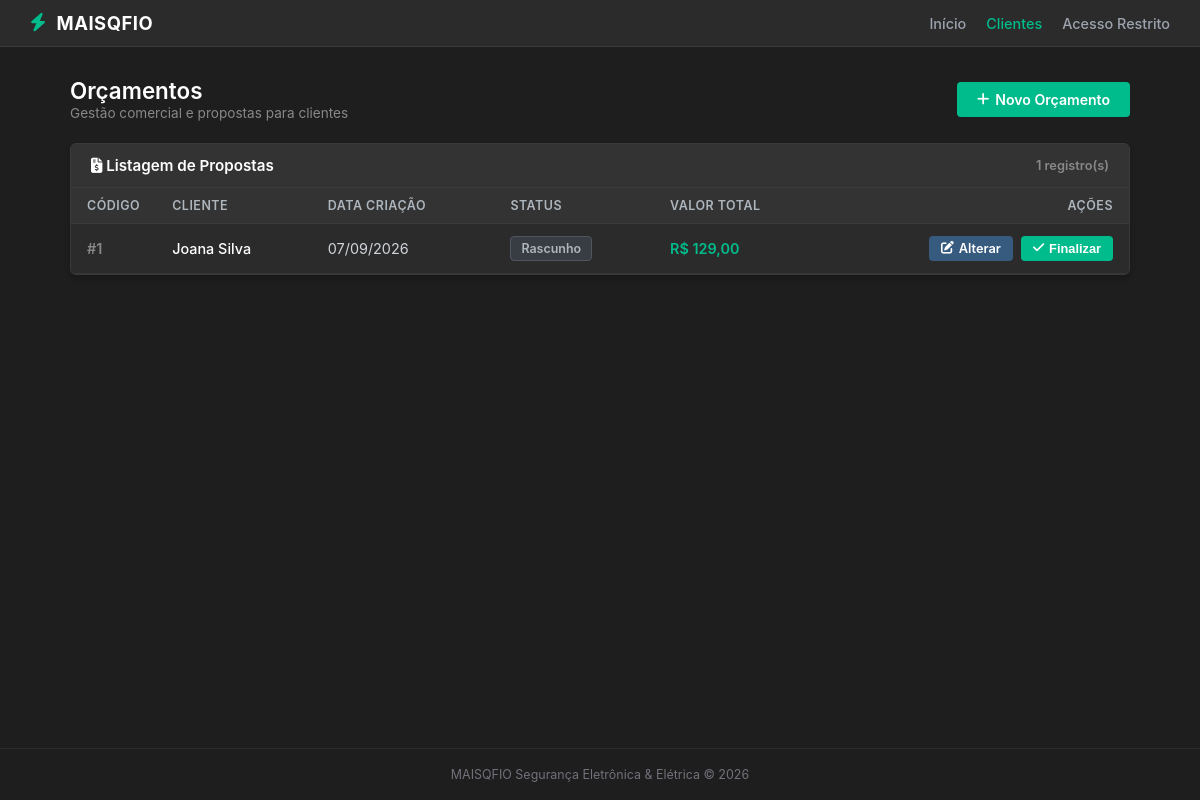
/orcamentos/ (signed in), run on the app's committed database.
### loja_app/models.py (models this page shows, shortened)
class Orcamento(models.Model):
    cliente = models.ForeignKey(Cliente, on_delete=models.CASCADE)
    descricao = models.TextField(blank=True, null=True)
    data_criacao = models.DateTimeField(auto_now_add=True)
    status = models.CharField(
        max_length=20,
        choices=[
            ("Rascunho", "Rascunho"),
            ("Enviado", "Enviado"),
            ("Aprovado", "Aprovado"),
            ("Rejeitado", "Rejeitado"),
            ("Finalizado", "Finalizado"),
        ],
        default="Rascunho"
    )
    data_finalizacao = models.DateTimeField(blank=True, null=True)
    @property
    def valor_total(self):
        total = 0
        for item in self.itens.all():
            total += item.quantidade * item.preco_unitario
        return total

class Cliente(models.Model):
    nome = models.CharField(max_length=200)
    telefone = models.CharField(max_length=20)
    cep = models.CharField(max_length=9)
    rua = models.CharField(max_length=200)
    bairro = models.CharField(max_length=200)
    numero = models.CharField(max_length=20, blank=True, null=True)
    cidade = models.CharField(max_length=200)
    estado = models.CharField(max_length=2)

class OrcamentoItem(models.Model):
    orcamento = models.ForeignKey(Orcamento, related_name="itens", on_delete=models.CASCADE)
    produto = models.ForeignKey(Produto, on_delete=models.CASCADE)
    quantidade = models.IntegerField(default=1)
    preco_unitario = models.DecimalField(max_digits=10, decimal_places=2)

### loja_app/views.py (the view)
# urls.py: path("orcamentos/", views.listar_orcamentos, name="orcamentos"),
@login_required(login_url="login")
def listar_orcamentos(request):
    orcamentos = Orcamento.objects.select_related("cliente").order_by("-data_criacao")
    return render(request, "loja_app/orcamentos.html", {"orcamentos": orcamentos})

### loja_app/templates/loja_app/orcamentos.html (shortened to what this page needs)
{% extends 'loja_app/base.html' %}
{% block content %}
<div style="display: flex; justify-content: space-between; align-items: center; margin-bottom: 22px;">
    <div>
        <h2 style="font-weight: 600; color: #fff; font-size: 1.4rem;">Orçamentos</h2>
        <span style="color: #888; font-size: 0.85rem;">Gestão comercial e propostas para clientes</span>
    </div>
    <a href="{% url 'novo_orcamento' %}" class="btn-green">
        <i class="fas fa-plus"></i> Novo Orçamento
    </a>
</div>
<div class="admin-card">
    <div class="admin-card-header">
        <span><i class="fas fa-file-invoice-dollar text-muted me-2"></i> Listagem de Propostas</span>
        <span style="font-size: 0.8rem; color: #888;">{{ orcamentos|length }} registro(s)</span>
    </div>
    <div style="overflow-x: auto;">
        <table class="admin-table">
            <thead>
                <tr>
                    <th style="width: 80px;">Código</th>
                    <th>Cliente</th>
                    <th>Data Criação</th>
                    <th>Status</th>
                    <th>Valor Total</th>
                    <th style="text-align: right;">Ações</th>
                </tr>
            </thead>
            <tbody>
                {% for orcamento in orcamentos %}
                    <tr>
                        <td style="color: #888; font-weight: 600;">#{{ orcamento.id }}</td>
                        <td style="color: #fff; font-weight: 500;">{{ orcamento.cliente.nome }}</td>
                        <td>{{ orcamento.data_criacao|date:"d/m/Y" }}</td>
                        <td>
                            {% if orcamento.status == "Finalizado" %}
                                <span class="badge-status-orc status-finalizado">Finalizado</span>
                            {% elif orcamento.status == "Aprovado" %}
                                <span class="badge-status-orc status-aprovado">Aprovado</span>
                            {% elif orcamento.status == "Rejeitado" %}
                                <span class="badge-status-orc status-rejeitado">Rejeitado</span>
                            {% else %}
                                <span class="badge-status-orc status-rascunho">{{ orcamento.get_status_display }}</span>
                            {% endif %}
                        </td>
                        <td style="color: #00bc8c; font-weight: 600;">R$ {{ orcamento.valor_total }}</td>
                        <td style="text-align: right;">
                            <div style="display: inline-flex; gap: 8px; align-items: center;">
                                {% if orcamento.status != "Finalizado" %}
                                    <a class="btn-action-small" href="{% url 'editar_orcamento' orcamento.id %}">
                                        <i class="fas fa-edit"></i> Alterar
                                    </a>
                                {% endif %}
                                {% if orcamento.status == "Finalizado" %}
                                    <span style="color: #888; font-size: 0.8rem;">
                                        <i class="fas fa-calendar-check me-1"></i> {{ orcamento.data_finalizacao|date:"d/m/Y" }}
                                    </span>
                                {% elif orcamento.status != "Rejeitado" %}
                                    <form method="post" action="{% url 'finalizar_orcamento' orcamento.id %}" style="margin: 0; display: inline;">
                                        <button class="btn-action-small btn-finalize" type="submit">
                                            <i class="fas fa-check"></i> Finalizar
                                        </button>
                                    </form>
                                {% else %}
                                    <span style="color: #555;">—</span>
                                {% endif %}
                            </div>
                        </td>
                    </tr>
                {% empty %}
                    <tr>
                        <td colspan="6" style="text-align: center; color: #777; padding: 24px;">
                            Nenhum orçamento cadastrado até ao momento.
                        </td>
                    </tr>
                {% endfor %}
            </tbody>
        </table>
    </div>
</div>
{% endblock %}

### loja_app/templates/loja_app/base.html (style rules this page uses)
* { box-sizing: border-box; margin: 0; padding: 0; }
body { background-color: #1e1e1e; color: #d1d5db; font-family: -apple-system, BlinkMacSystemFont, "Segoe UI", Roboto, "Helvetica Neue", Arial, sans-serif; font-size: 14px; min-height: 100vh; display: flex; flex-direction: column; }
.admin-card { background-color: #2b2b2b; border: 1px solid #3a3a3a; border-radius: 6px; margin-bottom: 25px; box-shadow: 0 4px 6px rgba(0, 0, 0, 0.2); overflow: hidden; }
.admin-card-header { background-color: #333333; border-bottom: 1px solid #3a3a3a; padding: 12px 20px; font-size: 0.95rem; font-weight: 600; color: #ffffff; display: flex; justify-content: space-between; align-items: center; }
.btn-green { background-color: #00bc8c; color: #ffffff; border: none; padding: 9px 20px; border-radius: 4px; font-weight: 600; font-size: 0.88rem; cursor: pointer; text-decoration: none; display: inline-flex; align-items: center; gap: 6px; transition: background 0.2s; }
.admin-table { width: 100%; border-collapse: collapse; font-size: 0.9rem; }
.admin-table th { background-color: #333333; color: #adb5bd; padding: 10px 16px; text-align: left; font-weight: 600; font-size: 0.78rem; text-transform: uppercase; letter-spacing: 0.5px; border-bottom: 1px solid #3a3a3a; }
.admin-table td { padding: 12px 16px; border-bottom: 1px solid #363636; color: #d1d5db; }

### loja_app/templates/loja_app/orcamentos.html (style rules this page uses)
.badge-status-orc { padding: 4px 10px; border-radius: 4px; font-size: 0.78rem; font-weight: 600; display: inline-block; }
.status-rascunho { background-color: #383d44; color: #adb5bd; border: 1px solid #4f5660; }
.btn-action-small { background-color: #375a7f; color: #ffffff; border: none; padding: 5px 12px; border-radius: 4px; font-size: 0.8rem; font-weight: 600; cursor: pointer; text-decoration: none; display: inline-flex; align-items: center; gap: 5px; transition: background-color 0.2s; }
.btn-finalize { background-color: #00bc8c; }

### data on the page
Orcamento: id "1", cliente.nome "Joana Silva", data_criacao "07/09/2026", status "Rascunho", valor_total "129,00", shows "Alterar", shows "Finalizar"

### other printed values
{{ orcamentos|length }} "1"
